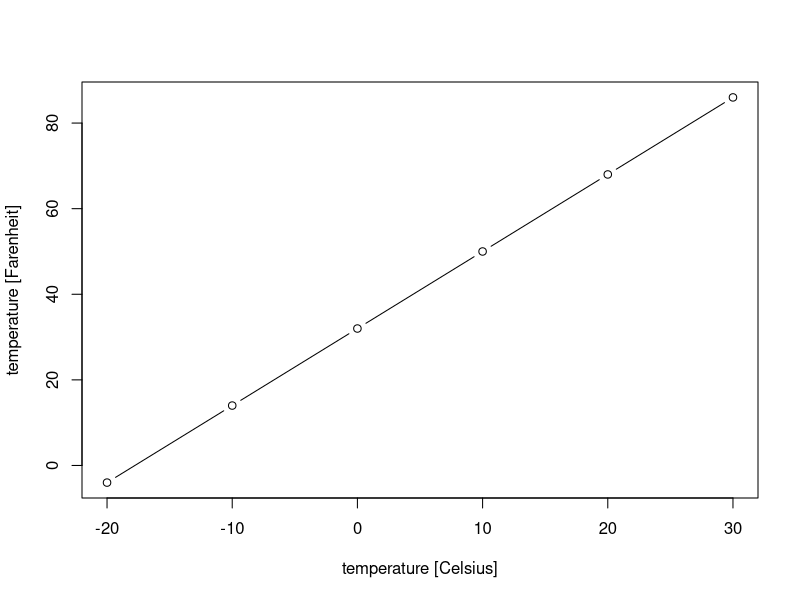
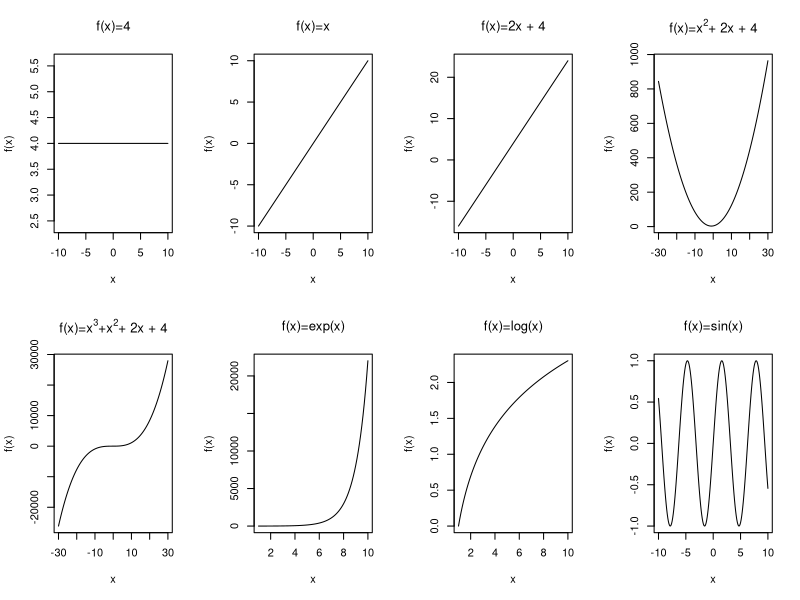

Write the R code that produced these figures, in order.
## ---- chunk 1

x <- c(-20, -10, 0, 10, 20, 30)
y <- 1.8*x + 32

temp = data.frame(Celsius = x, Fahrenheit  = y)

knitr::kable(
  temp, booktabs = TRUE,  align = "cc",
  caption = 'A table of the Celsius degrees and their corresponding Fahrenheit degrees')
  
## ---- chunk 2

x <- c(-20, -10, 0, 10, 20, 30)
y <- 1.8*x + 32

plot(x, y, xlab="temperature [Celsius]", ylab="temperature [Farenheit]", type="b")

## ---- chunk 3

x = seq(-10, 10, 0.1)

par(mfrow=c(2,4))
plot(x, y=rep(4, length(x)), type="l", xlab="x", ylab="f(x)", main=expression("f(x)=4"))
plot(x, y=x, type="l", xlab="x", ylab="f(x)", main=expression("f(x)=x"))
plot(x, y=2*x + 4, type="l", xlab="x", ylab="f(x)", main=expression("f(x)=2x + 4"))

x = seq(-30, 30, 0.1)
plot(x, y=x^2 + 2*x + 4, type="l", xlab="x", ylab="f(x)", main=expression("f(x)=x"^2*"+ 2x + 4"))
plot(x, y=x^3 + x^2 + 2*x + 4, type="l", xlab="x", ylab="f(x)", main=expression("f(x)=x"^3*"+x"^2*"+ 2x + 4"))
plot(seq(1,10,0.1), y=exp(seq(1,10,0.1)), type="l", xlab="x", ylab="f(x)", main=expression("f(x)=exp(x)"))
plot(seq(1,10,0.1), y=log(seq(1,10,0.1)), type="l", xlab="x", ylab="f(x)", main=expression("f(x)=log(x)"))

x = seq(-10, 10, 0.1)
plot(x, y=sin(x), type="l", xlab="x", ylab="f(x)", main=expression("f(x)=sin(x)"))

